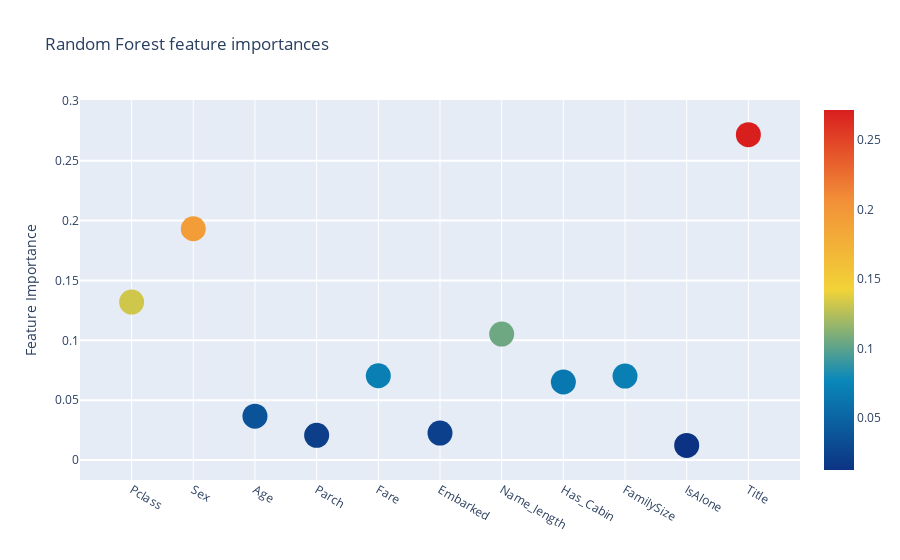
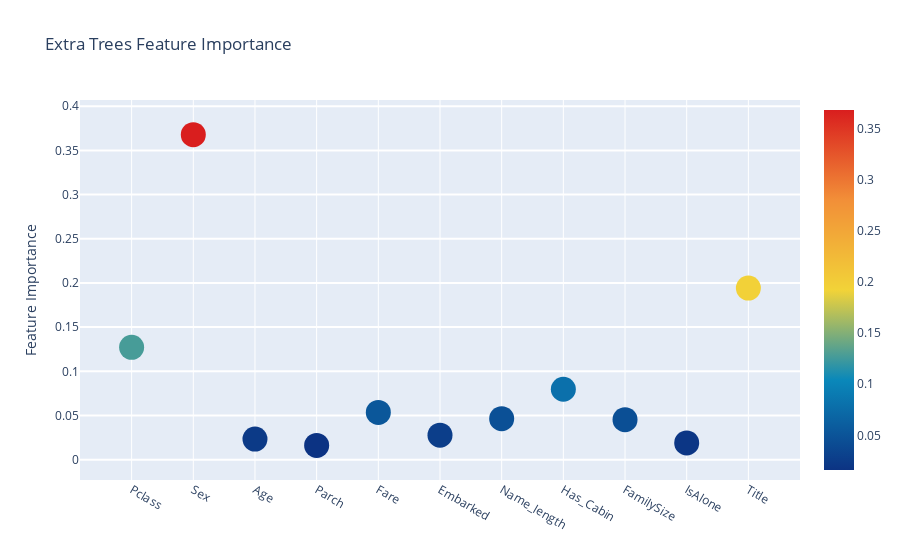
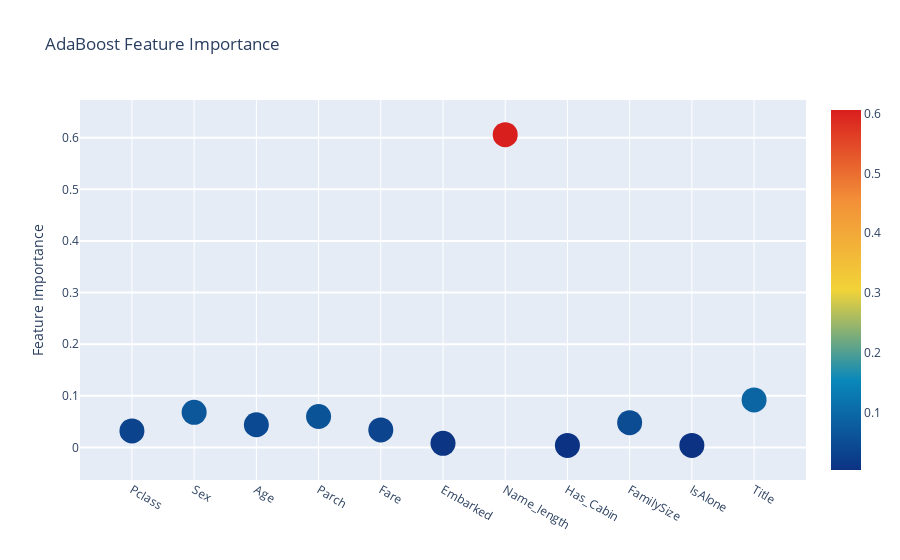
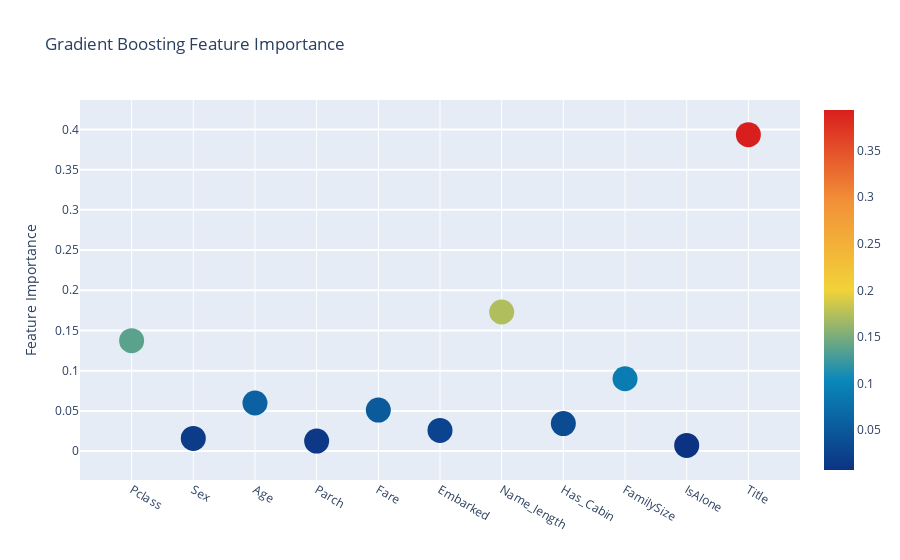

Notebook source saved alongside these figures, in order:
### Markdown cell above
### Interactive feature importance via Plotly scatterplots
I'll use the interactive Plotly package at the juncture to visualise the feature importances values of the different classifiers via a plotly scatter plot by calling "Scatter" as follows:

### Code cell
# Scatter plot
trace = go.Scatter(
y = features_dataframe['Random Forest feature importances'].values,
x = features_dataframe['features'].values,
mode = 'markers',
marker=dict(
    sizemode='diameter',
    sizeref=1,
    size=25,
    # size=feature_dataframe['AdaBoost feature importances'].values,
    # color=np.random.randn(500), # set color equal to a variable
    color=features_dataframe['Random Forest feature importances'].values,
    colorscale='Portland',
    showscale=True),
text=features_dataframe['features'].values)

data=[trace]

layout=go.Layout(autosize=True,
                 title='Random Forest feature importances',
                hovermode='closest',
                # xaxis=dict(
                # title='Pop',
                # ticklen= 5,
                # zeroline=False,
                # gridwidth=2,),
                 yaxis=dict(
                 title='Feature Importance',
                 ticklen=5,
                 gridwidth=2),
                 showlegend=False
                )
fig = go.Figure(data=data, layout=layout)
py.iplot(fig, filename='scatter2010')

# Scatter plot
trace=go.Scatter(
    y=features_dataframe['Extra Trees feature importances'].values,
    x=features_dataframe['features'].values,
    mode='markers',
    marker=dict(
    sizemode='diameter',
    sizeref=1,
    size=25,
    # size=feature_dataframe['AdaBoost feature importances'].values,
    # color = np.random.randn(500), # set color equal to a variable
    color=features_dataframe['Extra Trees feature importances'].values,
    colorscale='Portland',
    showscale=True),
    text=features_dataframe['features'].values
)
data=[trace]

layout=go.Layout(autosize=True,
                title='Extra Trees Feature Importance',
                hovermode='closest',
                # xaxis=dict(
                # title='Pop',
                # ticklen=5,
                # zeroline=False,
                # gridwidth=2,),
                yaxis=dict(title='Feature Importance',
                          ticklen=5,
                          gridwidth=2),
                showlegend=False)
fig=go.Figure(data=data, layout=layout)
py.iplot(fig, filename='scatter2010')


# Scatter plot
trace=go.Scatter(
    y=features_dataframe['AdaBoost feature importances'].values, 
    x=features_dataframe['features'].values,
    mode='markers',
    marker=dict(sizemode='diameter',
               sizeref=1,
               size=25,
               # size=feature_dataframe['AdaBoost feature importances'].values,
               # color=np.random.randn(500),
               color=features_dataframe['AdaBoost feature importances'].values,
               colorscale='Portland',
               showscale=True),
    text=features_dataframe['features'].values
)
data=[trace]

layout=go.Layout(autosize=True,
                title='AdaBoost Feature Importance',
                hovermode='closest',
                # xaxis= dict(
                # title='Pop',
                # ticklen= 5,
                # zeroline=False,
                # gridwidth= 2,)
                yaxis=dict(title='Feature Importance',
                          ticklen=5,
                          gridwidth=2),
                showlegend=False)
fig=go.Figure(data=data, layout=layout)
py.iplot(fig,filename='scatter2010')

# Scatter plot 
trace = go.Scatter(
    y=features_dataframe['Gradient Boost feature importances'].values,
    x=features_dataframe['features'].values,
    mode='markers',
    marker=dict(
        sizemode='diameter',
        sizeref=1,
        size=25,
        # size=feature_dataframe['AdaBoost feature importances'].values,
        # color=np.random.randn(500),
    color=features_dataframe['Gradient Boost feature importances'].values,
    colorscale='Portland',
    showscale=True),
    text=features_dataframe['features'].values)
data=[trace]

layout=go.Layout(
    autosize=True,
    title='Gradient Boosting Feature Importance',
    hovermode='closest',
    # xaxis=dict(
    # title='Pop',
    # ticklen=5, 
    # zeroline=False,
    # gridwidth=2,),
    yaxis=dict(
        title='Feature Importance',
        ticklen=5,
        gridwidth=2),
showlegend=False)
fig=go.Figure(data=data, layout=layout)
py.iplot(fig, filename='scatter2010')

### Figure 1 — Plotly figure (JSON) as saved in the notebook; plotly's stock layout.template omitted (floating-point values rounded to 4 significant figures)
{"data": [{"marker": {"color": [0.1319, 0.1932, 0.03666, 0.02065, 0.07042, 0.02253, 0.1052, 0.06519, 0.07015, 0.01228, 0.2718], "colorscale": [[0, "rgb(12,51,131)"], [0.25, "rgb(10,136,186)"], [0.5, "rgb(242,211,56)"], [0.75, "rgb(242,143,56)"], [1, "rgb(217,30,30)"]], "showscale": true, "size": 25, "sizemode": "diameter", "sizeref": 1}, "mode": "markers", "text": ["Pclass", "Sex", "Age", "Parch", "Fare", "Embarked", "Name_length", "Has_Cabin", "FamilySize", "IsAlone", "Title"], "type": "scatter", "x": ["Pclass", "Sex", "Age", "Parch", "Fare", "Embarked", "Name_length", "Has_Cabin", "FamilySize", "IsAlone", "Title"], "y": [0.1319, 0.1932, 0.03666, 0.02065, 0.07042, 0.02253, 0.1052, 0.06519, 0.07015, 0.01228, 0.2718]}], "layout": {"autosize": true, "hovermode": "closest", "showlegend": false, "title": {"text": "Random Forest feature importances"}, "yaxis": {"gridwidth": 2, "ticklen": 5, "title": {"text": "Feature Importance"}}}}

### Figure 2 — Plotly figure (JSON) as saved in the notebook; plotly's stock layout.template omitted (floating-point values rounded to 4 significant figures)
{"data": [{"marker": {"color": [0.1271, 0.3679, 0.02329, 0.01615, 0.05345, 0.02772, 0.04638, 0.07965, 0.04527, 0.01888, 0.1942], "colorscale": [[0, "rgb(12,51,131)"], [0.25, "rgb(10,136,186)"], [0.5, "rgb(242,211,56)"], [0.75, "rgb(242,143,56)"], [1, "rgb(217,30,30)"]], "showscale": true, "size": 25, "sizemode": "diameter", "sizeref": 1}, "mode": "markers", "text": ["Pclass", "Sex", "Age", "Parch", "Fare", "Embarked", "Name_length", "Has_Cabin", "FamilySize", "IsAlone", "Title"], "type": "scatter", "x": ["Pclass", "Sex", "Age", "Parch", "Fare", "Embarked", "Name_length", "Has_Cabin", "FamilySize", "IsAlone", "Title"], "y": [0.1271, 0.3679, 0.02329, 0.01615, 0.05345, 0.02772, 0.04638, 0.07965, 0.04527, 0.01888, 0.1942]}], "layout": {"autosize": true, "hovermode": "closest", "showlegend": false, "title": {"text": "Extra Trees Feature Importance"}, "yaxis": {"gridwidth": 2, "ticklen": 5, "title": {"text": "Feature Importance"}}}}

### Figure 3 — Plotly figure (JSON) as saved in the notebook; plotly's stock layout.template omitted (floating-point values rounded to 4 significant figures)
{"data": [{"marker": {"color": [0.032, 0.068, 0.044, 0.06, 0.034, 0.008, 0.606, 0.004, 0.048, 0.004, 0.092], "colorscale": [[0, "rgb(12,51,131)"], [0.25, "rgb(10,136,186)"], [0.5, "rgb(242,211,56)"], [0.75, "rgb(242,143,56)"], [1, "rgb(217,30,30)"]], "showscale": true, "size": 25, "sizemode": "diameter", "sizeref": 1}, "mode": "markers", "text": ["Pclass", "Sex", "Age", "Parch", "Fare", "Embarked", "Name_length", "Has_Cabin", "FamilySize", "IsAlone", "Title"], "type": "scatter", "x": ["Pclass", "Sex", "Age", "Parch", "Fare", "Embarked", "Name_length", "Has_Cabin", "FamilySize", "IsAlone", "Title"], "y": [0.032, 0.068, 0.044, 0.06, 0.034, 0.008, 0.606, 0.004, 0.048, 0.004, 0.092]}], "layout": {"autosize": true, "hovermode": "closest", "showlegend": false, "title": {"text": "AdaBoost Feature Importance"}, "yaxis": {"gridwidth": 2, "ticklen": 5, "title": {"text": "Feature Importance"}}}}

### Figure 4 — Plotly figure (JSON) as saved in the notebook; plotly's stock layout.template omitted (floating-point values rounded to 4 significant figures)
{"data": [{"marker": {"color": [0.1374, 0.01577, 0.0598, 0.01242, 0.05101, 0.02576, 0.173, 0.03428, 0.08997, 0.007132, 0.3935], "colorscale": [[0, "rgb(12,51,131)"], [0.25, "rgb(10,136,186)"], [0.5, "rgb(242,211,56)"], [0.75, "rgb(242,143,56)"], [1, "rgb(217,30,30)"]], "showscale": true, "size": 25, "sizemode": "diameter", "sizeref": 1}, "mode": "markers", "text": ["Pclass", "Sex", "Age", "Parch", "Fare", "Embarked", "Name_length", "Has_Cabin", "FamilySize", "IsAlone", "Title"], "type": "scatter", "x": ["Pclass", "Sex", "Age", "Parch", "Fare", "Embarked", "Name_length", "Has_Cabin", "FamilySize", "IsAlone", "Title"], "y": [0.1374, 0.01577, 0.0598, 0.01242, 0.05101, 0.02576, 0.173, 0.03428, 0.08997, 0.007132, 0.3935]}], "layout": {"autosize": true, "hovermode": "closest", "showlegend": false, "title": {"text": "Gradient Boosting Feature Importance"}, "yaxis": {"gridwidth": 2, "ticklen": 5, "title": {"text": "Feature Importance"}}}}
